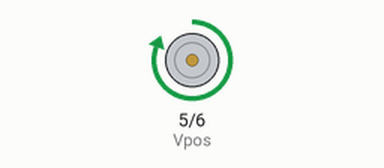
The sketch below on a simulated Arduino Uno, built with avr-gcc and run on an emulated ATmega328P. Shown: motor-driver pin pairs drawn as motors (green arrow = first pin HIGH = forward, orange = second pin HIGH = backward, longer = more drive).

Above: at 0.09 s.
Timing chart, 0 to 2.0 s (numbered marks = the images above):
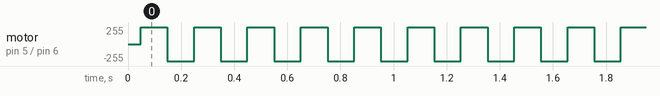

The sketch:

Onda_Senoidal_arduino.ino
```cpp
//// Valores que podem ser modificados:
// Pinos para o PWM
#define Vpos 5
#define Vneg 6
// Tensão máxima (0-5v) e Frequência de saída
#define VMAX 5
#define F 5


// Valores que são calculados sozinhos (não modificar)
#define AMPLITUDE VMAX*(255.0/5.0)
#define T 1.0/(F)
#define DELAY (T*1000000.0)/((AMPLITUDE+1)*2*2) - 6

// Vetor de 256 posições contendo às amplitudes do PWM variando de forma senoidal
const char seno[]  = {
  0, 2, 3, 5, 6, 8, 9, 11, 13, 14, 16, 17, 19, 20, 22, 24, 25, 27, 28, 30, 31, 33, 34, 36, 38, 39, 41, 42, 44, 45,
  47, 48, 50, 51, 53, 55, 56, 58, 59, 61, 62, 64, 65, 67, 68, 70, 71, 73, 74, 76, 77, 79, 80, 82, 83, 85, 86, 88,
  89, 91, 92, 94, 95, 96, 98, 99, 101, 102, 104, 105, 107, 108, 109, 111, 112, 114, 115, 116, 118, 119, 121, 122,
  123, 125, 126, 127, 129, 130, 132, 133, 134, 136, 137, 138, 140, 141, 142, 143, 145, 146, 147, 149, 150, 151,
  152, 154, 155, 156, 157, 159, 160, 161, 162, 164, 165, 166, 167, 168, 169, 171, 172, 173, 174, 175, 176, 178,
  179, 180, 181, 182, 183, 184, 185, 186, 187, 188, 190, 191, 192, 193, 194, 195, 196, 197, 198, 199, 200, 201,
  202, 203, 203, 204, 205, 206, 207, 208, 209, 210, 211, 212, 213, 213, 214, 215, 216, 217, 218, 218, 219, 220,
  221, 222, 222, 223, 224, 225, 225, 226, 227, 228, 228, 229, 230, 230, 231, 232, 232, 233, 234, 234, 235, 235,
  236, 237, 237, 238, 238, 239, 239, 240, 241, 241, 242, 242, 243, 243, 243, 244, 244, 245, 245, 246, 246, 247,
  247, 247, 248, 248, 248, 249, 249, 249, 250, 250, 250, 251, 251, 251, 251, 252, 252, 252, 252, 253, 253, 253,
  253, 253, 254, 254, 254, 254, 254, 254, 254, 255, 255, 255, 255, 255, 255, 255, 255, 255, 255, 255
};

void setup(){
}


void loop(){
  // Variação de 0 à pi/2 da onda
  for(int i = 0; i <= AMPLITUDE; i++){
    analogWrite(Vpos, seno[i]);

    if(DELAY < 16383){
      delayMicroseconds(DELAY);
    }else{
      delay(DELAY/1000);
    }
  }

  // Variação de pi/2 à pi da onda
  for(int i = AMPLITUDE; i >= 0; i--){
    analogWrite(Vpos, seno[i]);

    if(DELAY < 16383){
    delayMicroseconds(DELAY);
    }else{
      delay(DELAY/1000);
    }
  }

  // Variação de pi à 3pi/2 da onda
  for(int i = 0; i <= AMPLITUDE; i++){
    analogWrite(Vneg, seno[i]);

    if(DELAY < 16383){
    delayMicroseconds(DELAY);
    }else{
      delay(DELAY/1000);
    }
  }

  // Variação de 3pi/2 à 2pi da onda
  for(int i = AMPLITUDE; i >= 0; i--){
    analogWrite(Vneg, seno[i]);

    if(DELAY < 16383){
    delayMicroseconds(DELAY);
    }else{
      delay(DELAY/1000);
    }
  }
}
```

Measured:
- by itself, motor on pin 5 (Vpos) / pin 6 (Vneg): alternates forward 255/255 for 0.10 s and backward 255/255 for 0.10 s
